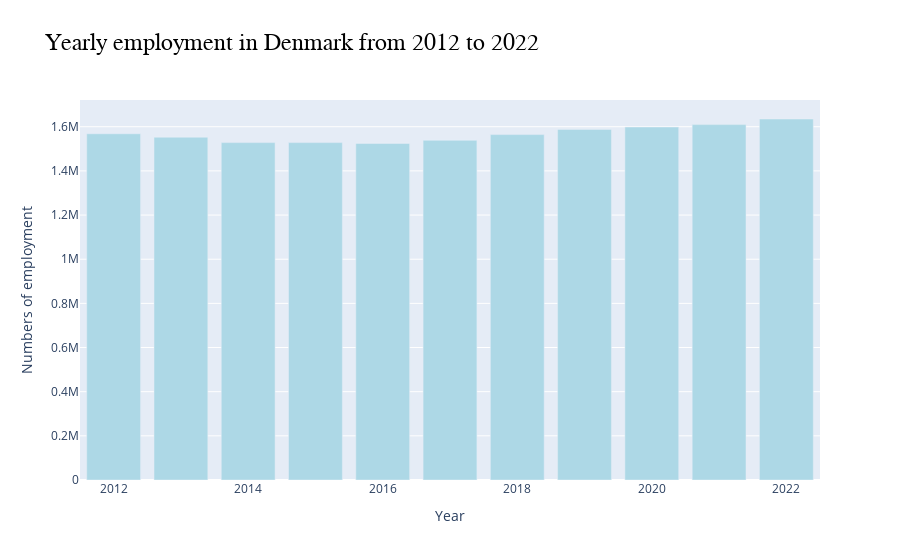

Notebook cell for this chart:
### Code cell
import plotly.graph_objects as go

# Assuming kas_new is your DataFrame with the required data
# Make sure kas_new contains 'Year' and 'Employment' columns

# Group by 'Year' and sum up the 'Employment' values
yearly_employment = kas_new.groupby('Year')['Employment'].sum()

# Create a bar trace
bar_trace = go.Bar(x=yearly_employment.index, y=yearly_employment.values,
                   marker=dict(color='lightblue'))

# Create the layout
layout = go.Layout(title='Yearly Employment', xaxis=dict(title='Year'), yaxis=dict(title='Employment'))

# Create the figure object
fig = go.Figure(data=[bar_trace], layout=layout)

# Updating the layout with customized title and axis titles
fig.update_layout(
    title="Yearly employment in Denmark from 2012 to 2022",
    xaxis_title="Year",
    yaxis_title="Numbers of employment",
    title_font=dict(
        family="Georgia",
        size=24,
        color="black"
    ),
    xaxis=dict(
        tickmode='linear',
        dtick=2
    )
)
fig.show()

### Figure 1 — Plotly figure (JSON) as saved in the notebook; plotly's stock layout.template omitted (floating-point values rounded to 4 significant figures)
{"data": [{"marker": {"color": "lightblue"}, "type": "bar", "x": [2012, 2013, 2014, 2015, 2016, 2017, 2018, 2019, 2020, 2021, 2022], "y": [1568281, 1552541, 1528168, 1528133, 1524295, 1538421, 1564486, 1587898, 1598696, 1609586, 1635044]}], "layout": {"title": {"font": {"color": "black", "family": "Georgia", "size": 24}, "text": "Yearly employment in Denmark from 2012 to 2022"}, "xaxis": {"dtick": 2, "tickmode": "linear", "title": {"text": "Year"}}, "yaxis": {"title": {"text": "Numbers of employment"}}}}
